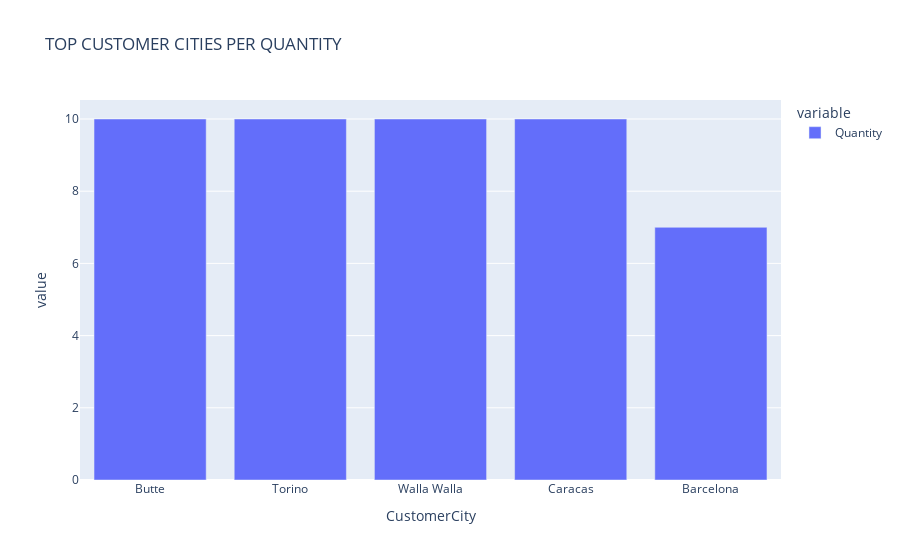

Here is the notebook cell this chart was saved with:
### Code cell
px.bar(data_frame=b,title='TOP CUSTOMER CITIES PER QUANTITY')

### Figure 1 — Plotly figure (JSON) as saved in the notebook; plotly's stock layout.template omitted (floating-point values rounded to 4 significant figures)
{"data": [{"alignmentgroup": "True", "hovertemplate": "variable=Quantity<br>CustomerCity=%{x}<br>value=%{y}<extra></extra>", "legendgroup": "Quantity", "marker": {"color": "#636efa", "pattern": {"shape": ""}}, "name": "Quantity", "offsetgroup": "Quantity", "orientation": "v", "showlegend": true, "textposition": "auto", "type": "bar", "x": ["Butte", "Torino", "Walla Walla", "Caracas", "Barcelona"], "xaxis": "x", "y": [10, 10, 10, 10, 7], "yaxis": "y"}], "layout": {"barmode": "relative", "legend": {"title": {"text": "variable"}, "tracegroupgap": 0}, "title": {"text": "TOP CUSTOMER CITIES PER QUANTITY"}, "xaxis": {"anchor": "y", "domain": [0, 1], "title": {"text": "CustomerCity"}}, "yaxis": {"anchor": "x", "domain": [0, 1], "title": {"text": "value"}}}}
